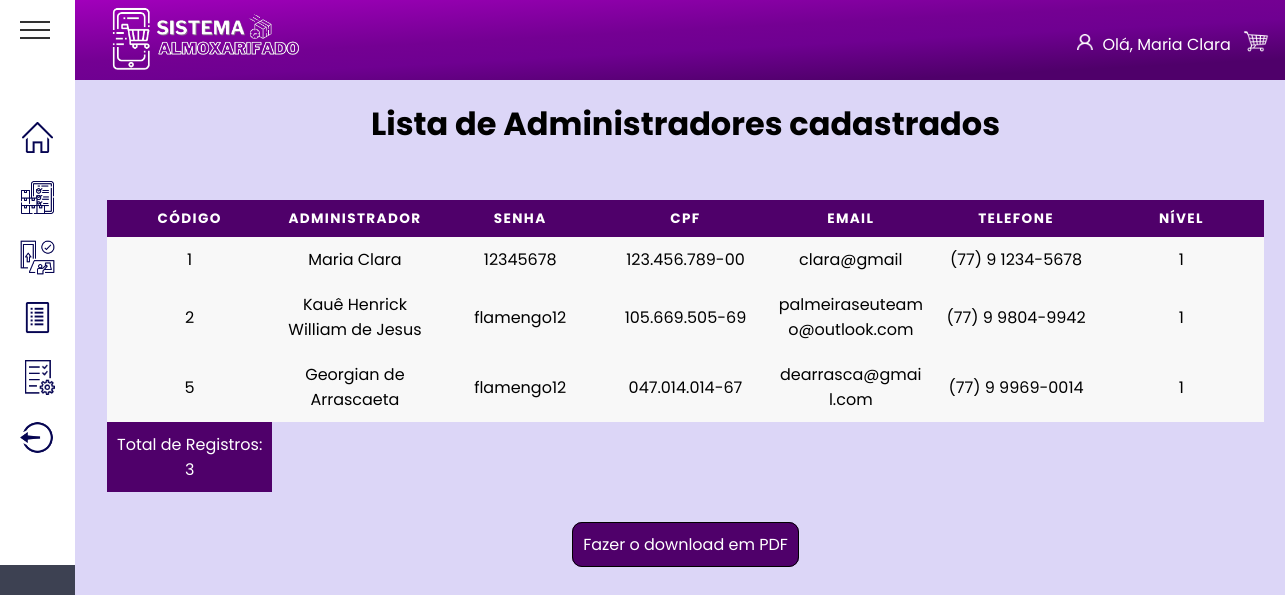
The app's page /View/Pages/Admin/listarAdmins.php (signed in) with its own data.
### tables this page shows
create table usuarios(
id_user integer auto_increment key,
nome_user varchar (30),
senha varchar(10),
cpf varchar (15) unique, 
email_user varchar (120),
telefone varchar (16),
nivel integer, 
id_area integer not null,
 foreign key (id_area) references area_depar (id_area)
);

### View/Pages/Admin/listarAdmins.php (the view, shortened to what this page needs)
<?php
include_once dirname(__DIR__, 3) . '/banco.php';
?>
<!DOCTYPE html>
<html lang="pt-BR">
<head>
    <link rel="stylesheet" href="/final_php/assets/global.css">
    <link rel="stylesheet" href="/final_php/assets/listarUser.css">
    <link rel="stylesheet" href="/final_php/assets/template.css">
</head>
<body>
    <?php include dirname(__DIR__, 3) . "/template/header.php"; ?>
    <?php include dirname(__DIR__, 3) . "/template/aside.php"; ?>
    <main class="main">
        <h1 class="title"> Lista de Administradores cadastrados</h1>
        <div class="container">
            <table rules="all">
                <thead>
                    <tr>
                        <th> Código</th>
                        <th> Administrador</th>
                        <th> Senha</th>
                        <th> CPF</th>
                        <th> Email</th>
                        <th> Telefone</th>
                        <th> Nível</th>
                    </tr>
                </thead>
                <tbody>
                    <?php
                    $sql_consulta = mysqli_query($conn, "SELECT * FROM usuarios where nivel='1'");
                    $total = mysqli_num_rows($sql_consulta);
                    while ($linhas = mysqli_fetch_array($sql_consulta)) { ?>
                        <tr>
                            <td data-label="Código"> <?= $linhas[0] ?> </td>
                            <td data-label="Usuário"> <?= $linhas[1] ?> </td>
                            <td data-label="Senha"> <?= $linhas[2] ?></td>
                            <td data-label="CPF"> <?= $linhas[3] ?></td>
                            <td data-label="E-mail"> <?= $linhas[4] ?></td>
                            <td data-label="Telefone"> <?= $linhas[5] ?></td>
                            <td data-label="Nível"> <?= $linhas[6] ?></td>
                        </tr>
                    <?php } ?>
                    <tr class="total">
                        <td>Total de Registros: <?= $total ?></td>
                    </tr>
                </tbody>
            </table>
            <div class="opcoes" style="text-align: center; margin: 40px 50px">
                <a style="border: 1px solid black; border-radius: 10px; background-color: rgb(79,0,106); padding: 10px;" href="relat_user.php">Fazer o download em PDF</a>
            </div>
    </main>
</body>
</html>

### assets/global.css (style rules this page uses)
* { margin: 0; padding: 0; box-sizing: border-box; font-family: "Josefin Sans", sans-serif; }
*, button, input { border: 0; background-color: none; font-size: -apple-system, system-ui, BlinkMacSystemFont, "Segoe UI", Roboto, "Helvetica Neue", Ubuntu, Arial, sans-serif; }
a { text-decoration: none; list-style: none; color: white; }
h1 { text-align: center; }

### assets/listarUser.css (style rules this page uses)
.container { padding: 2rem; }
.title { text-align: center; padding: 20px; }
table { border-collapse: collapse; margin-left: 0%; padding: 0; width: 100%; table-layout: fixed; }
table tr { background-color: #f8f8f8; padding: 0.35em; }
table th, table td { padding: 0.625em; text-align: center; }
table th { font-size: 0.85em; letter-spacing: 0.1em; text-transform: uppercase; background-color: rgb(79, 0, 106); color: #fff; }
table td { word-wrap: break-word; }
.total td { background-color: rgb(79, 0, 106); color: #fff; }

### assets/template.css (style rules this page uses)
body { overflow: hidden; display: grid; grid-template-columns: 1fr 25fr; grid-template-rows: 80px 1fr 80px; grid-template-areas: "aside header" "aside main" "aside footer"; height: 100vh; background: #DCD6F7; }
.main { grid-area: main; overflow-y: scroll; padding: 0 4rem 0 0; }

### template/aside.php (style rules this page uses)
* { margin: 0; padding: 0; box-sizing: border-box; font-family: 'Poppins', sans-serif; }

### records on screen
usuarios: id_user "1", nome_user "Maria Clara", senha "12345678", cpf "123.456.789-00", email_user "clara@gmail", telefone "(77) 9 1234-5678", nivel "1"
usuarios: id_user "2", nome_user "Kauê Henrick William de Jesus", senha "flamengo12", cpf "105.669.505-69", email_user "palmeiraseuteamo@outlook.com", telefone "(77) 9 9804-9942", nivel "1"
usuarios: id_user "5", nome_user "Georgian de Arrascaeta", senha "flamengo12", cpf "047.014.014-67", email_user "dearrasca@gmail.com", telefone "(77) 9 9969-0014", nivel "1"

### other values on screen
$_SESSION['username'] "Maria Clara"
$total "3"
